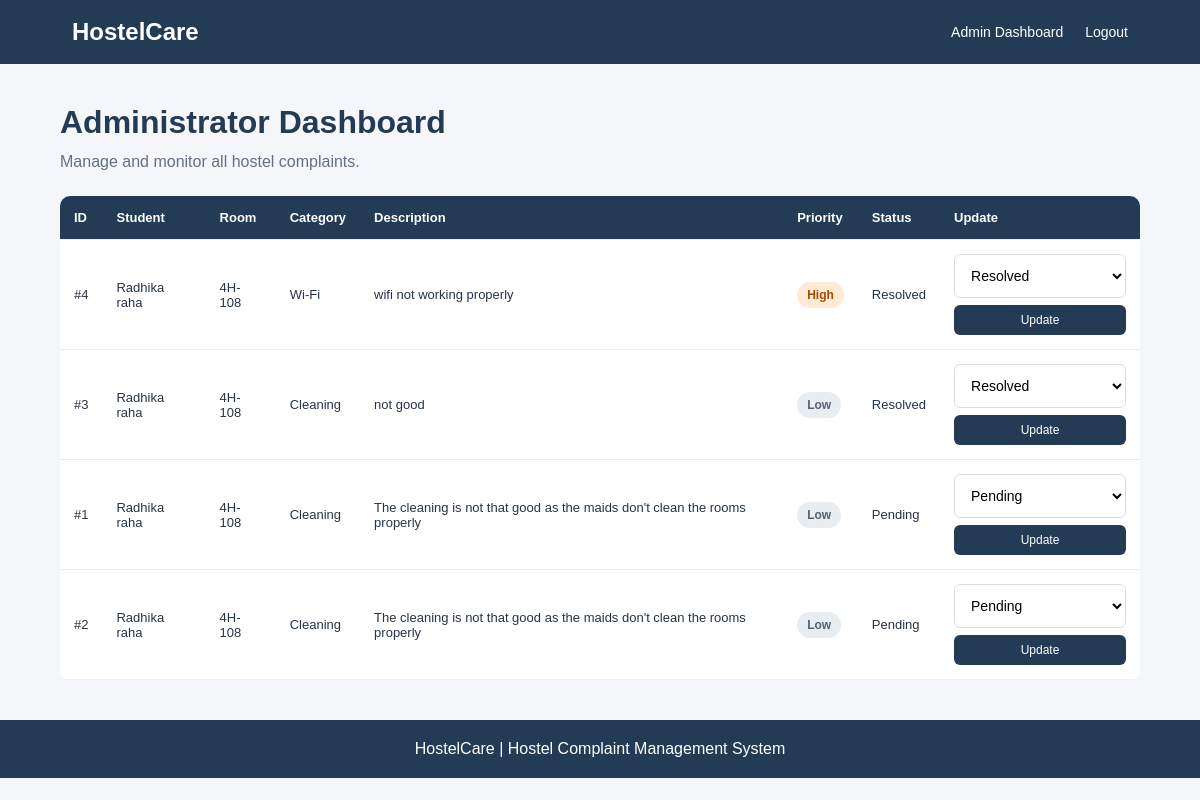
The page /admin (signed in) on the database its author committed.
### tables this page shows
CREATE TABLE complaints (
            id INTEGER PRIMARY KEY AUTOINCREMENT,
            user_id INTEGER NOT NULL,
            category TEXT NOT NULL,
            description TEXT NOT NULL,
            urgency TEXT NOT NULL,
            priority TEXT NOT NULL,
            status TEXT DEFAULT 'Pending',
            created_at TIMESTAMP DEFAULT CURRENT_TIMESTAMP,
            FOREIGN KEY(user_id) REFERENCES users(id)
        );

CREATE TABLE users (
            id INTEGER PRIMARY KEY AUTOINCREMENT,
            name TEXT NOT NULL,
            username TEXT UNIQUE NOT NULL,
            password TEXT NOT NULL,
            room TEXT NOT NULL,
            role TEXT DEFAULT 'student'
        );

### app.py (the view)
@app.route("/admin")
def admin_dashboard():
    if "user_id" not in session or session["role"] != "admin":
        return redirect(url_for("login"))
    conn = get_db()
    complaints = conn.execute("""
        SELECT complaints.*, users.name, users.room
        FROM complaints
        JOIN users ON complaints.user_id = users.id
        ORDER BY complaints.created_at DESC
    """).fetchall()
    conn.close()
    return render_template(
        "admin_dashboard.html",
        complaints=complaints
    )

### app.py (called while the page is built)
def get_db():
    conn = sqlite3.connect(DB_PATH)
    conn.row_factory = sqlite3.Row
    conn.execute("PRAGMA foreign_keys = ON")
    return conn

### templates/admin_dashboard.html (shortened to what this page needs)
{% extends "base.html" %}
{% block content %}
<h1>Administrator Dashboard</h1>
<p>Manage and monitor all hostel complaints.</p>
{% if complaints %}
<div class="table-wrapper">
<table>
    <thead>
        <tr>
            <th>ID</th>
            <th>Student</th>
            <th>Room</th>
            <th>Category</th>
            <th>Description</th>
            <th>Priority</th>
            <th>Status</th>
            <th>Update</th>
        </tr>
    </thead>
    <tbody>
        {% for c in complaints %}
        <tr>
            <td>#{{ c.id }}</td>
            <td>{{ c.name }}</td>
            <td>{{ c.room }}</td>
            <td>{{ c.category }}</td>
            <td>{{ c.description }}</td>
            <td>
                <span class="priority {{ c.priority|lower }}">
                    {{ c.priority }}
                </span>
            </td>
            <td>{{ c.status }}</td>
            <td>
                <form method="POST"
                      action="{{ url_for('update_status', complaint_id=c.id) }}">
                    <select name="status">
                        <option value="Pending"
                            {% if c.status == 'Pending' %}selected{% endif %}>
                            Pending
                        </option>
                        <option value="Resolved"
                            {% if c.status == 'Resolved' %}selected{% endif %}>
                            Resolved
                        </option>
                    </select>
                    <button type="submit" class="small-btn">
                        Update
                    </button>
                </form>
            </td>
        </tr>
        {% endfor %}
    </tbody>
</table>
</div>
{% else %}
<div class="empty">
    <h3>No complaints have been submitted.</h3>
</div>
{% endif %}
{% endblock %}

### templates/base.html (shortened to what this page needs)
<!DOCTYPE html>
<html lang="en">
<head>
    <link rel="stylesheet" href="{{ url_for('static', filename='style.css') }}">
</head>
<body>
<nav class="navbar">
    <h2>HostelCare</h2>
    {% if session.get('user_id') %}
    <div class="nav-links">
        {% if session.get('role') == 'admin' %}
            <a href="{{ url_for('admin_dashboard') }}">Admin Dashboard</a>
        {% else %}
            <a href="{{ url_for('dashboard') }}">Dashboard</a>
            <a href="{{ url_for('submit_complaint') }}">Submit Complaint</a>
            <a href="{{ url_for('my_complaints') }}">My Complaints</a>
        {% endif %}
        <a href="{{ url_for('logout') }}">Logout</a>
    </div>
    {% endif %}
</nav>
<main class="container">
    {% block content %}
    {% endblock %}
</main>
<footer>
    <p>HostelCare | Hostel Complaint Management System</p>
</footer>
</body>
</html>

### static/style.css (style rules this page uses)
* { margin: 0; padding: 0; box-sizing: border-box; font-family: Arial, sans-serif; }
body { background: #f4f6fa; color: #263445; min-height: 100vh; }
.navbar { background: #243b55; color: white; padding: 18px 6%; display: flex; justify-content: space-between; align-items: center; flex-wrap: wrap; gap: 15px; }
.navbar h2 { color: white; }
.nav-links { display: flex; gap: 22px; flex-wrap: wrap; }
.nav-links a { color: white; text-decoration: none; font-size: 14px; }
.container { width: 90%; max-width: 1200px; margin: 40px auto; min-height: 70vh; }
h1 { margin-bottom: 12px; color: #243b55; }
p { color: #667085; margin-bottom: 18px; }
input, select, textarea { width: 100%; padding: 12px; border: 1px solid #d6dce5; border-radius: 6px; outline: none; font-size: 14px; background: white; }
button { width: 100%; margin-top: 20px; padding: 12px; background: #243b55; color: white; border: none; border-radius: 6px; cursor: pointer; font-size: 15px; }
.table-wrapper { width: 100%; overflow-x: auto; margin-top: 25px; background: white; border-radius: 10px; }
table { width: 100%; border-collapse: collapse; min-width: 850px; }
th, td { padding: 14px; text-align: left; border-bottom: 1px solid #e8edf2; font-size: 13px; }
th { background: #243b55; color: white; }
td form { min-width: 120px; }
td button.small-btn { padding: 8px; margin-top: 7px; font-size: 12px; }
.status, .priority { display: inline-block; padding: 6px 10px; border-radius: 20px; font-size: 12px; font-weight: bold; }
.high { background: #ffead6; color: #a34b00; }
.low { background: #e8edf2; color: #526174; }
footer { text-align: center; padding: 20px; background: #243b55; color: white; margin-top: 40px; }
footer p { color: white; margin: 0; }

### rows shown on the page
complaints: id "4", name "Radhika raha", room "4H-108", category "Wi-Fi", description "wifi not working properly", priority "High", status "Resolved"
complaints: id "3", name "Radhika raha", room "4H-108", category "Cleaning", description "not good", priority "Low", status "Resolved"
complaints: id "1", name "Radhika raha", room "4H-108", category "Cleaning", description "The cleaning is not that good as the maids don't clean the rooms properly", priority "Low", status "Pending"
complaints: id "2", name "Radhika raha", room "4H-108", category "Cleaning", description "The cleaning is not that good as the maids don't clean the rooms properly", priority "Low", status "Pending"
